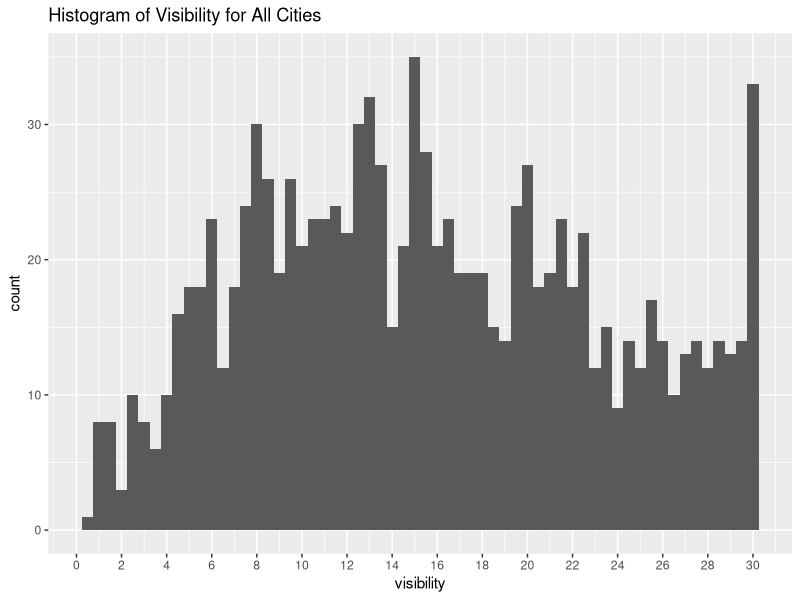
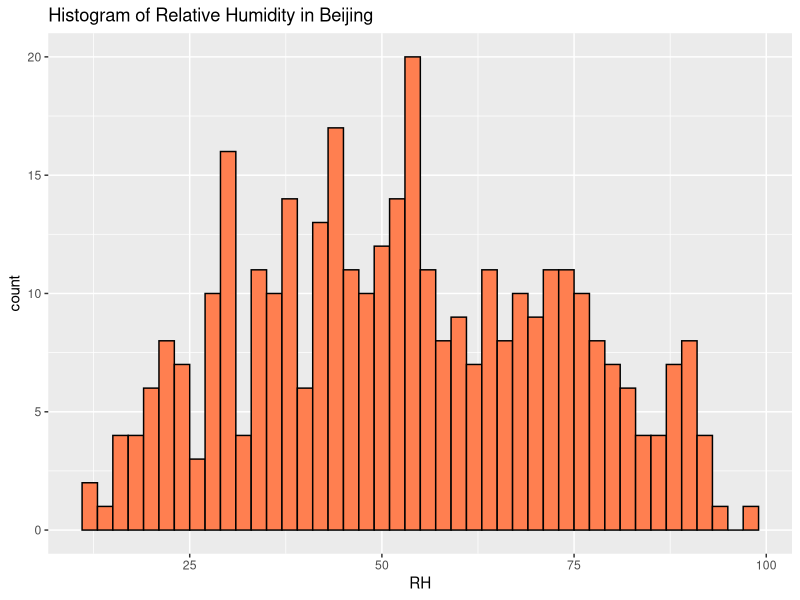
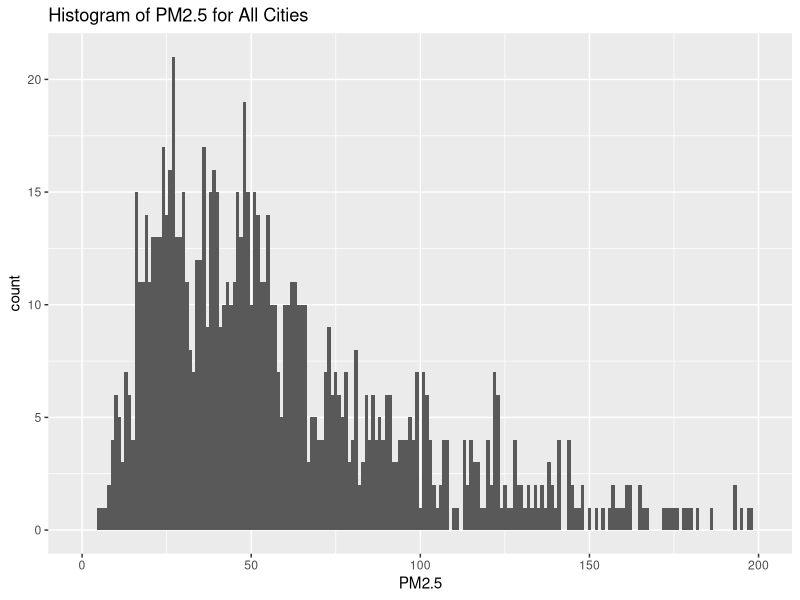
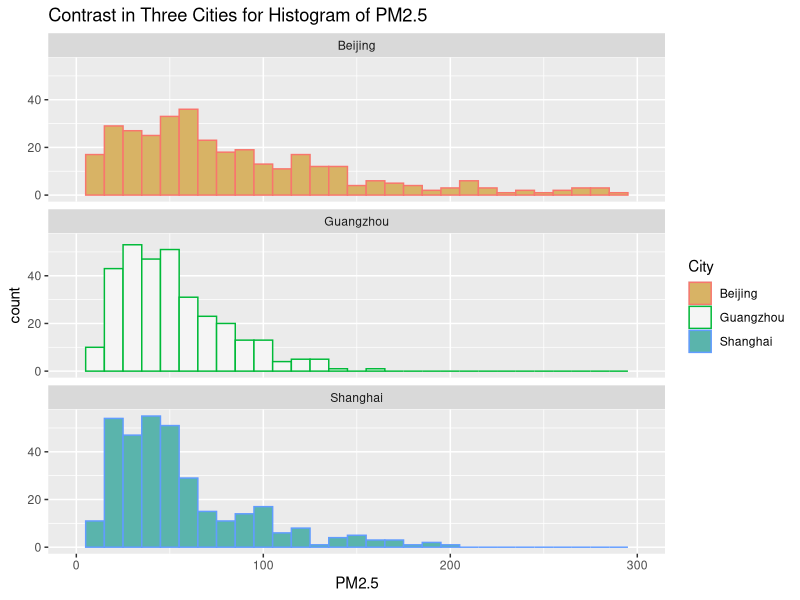
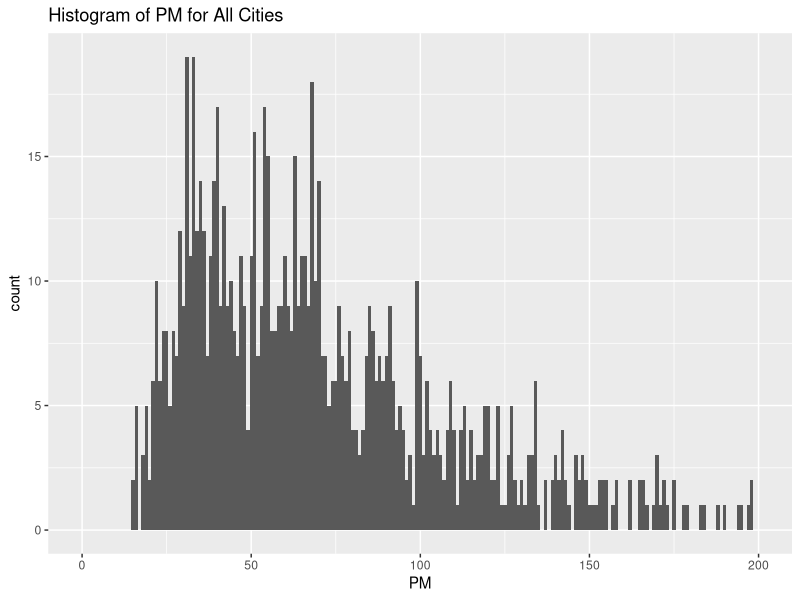
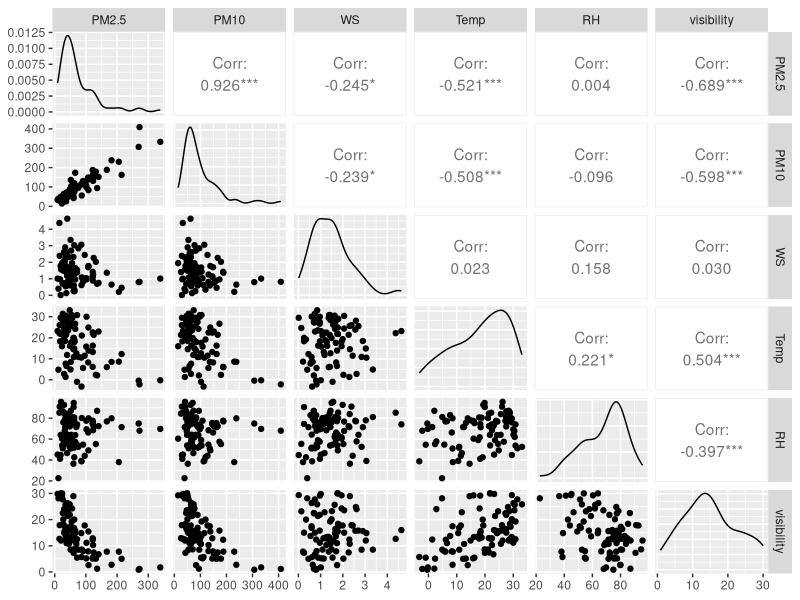
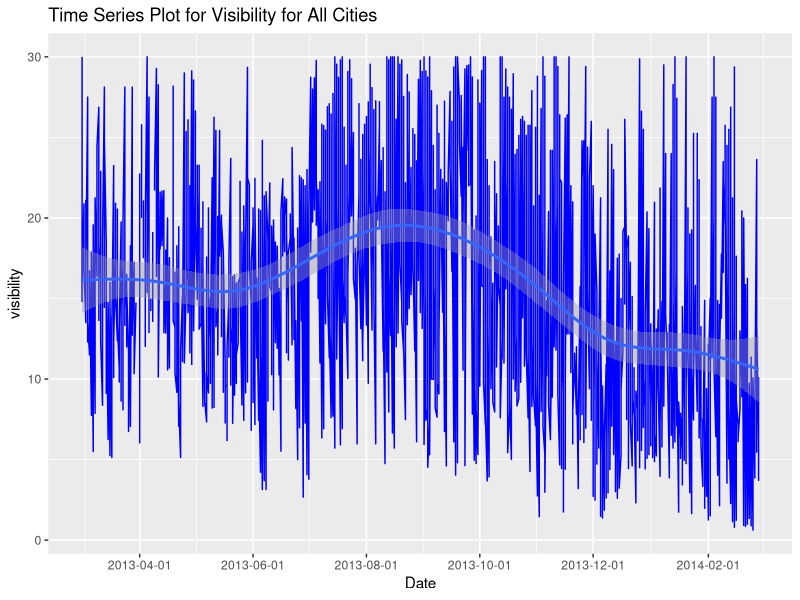
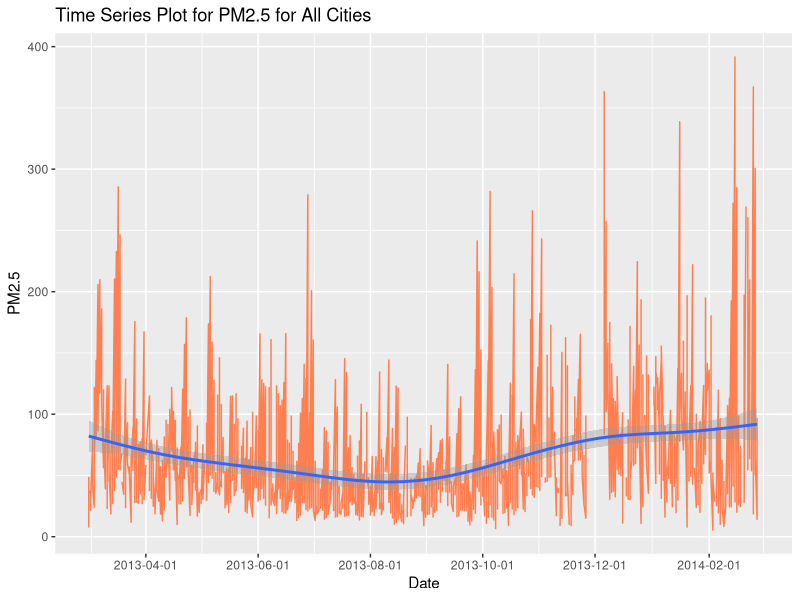

Recreate these plots in R, in order.
## ---- chunk 1
# Load all of the packages that you end up using
# in your analysis in this code chunk.

# Notice that the parameter "echo" was set to FALSE for this code chunk.
# This prevents the code from displaying in the knitted HTML output.
# You should set echo=FALSE for all code chunks in your file.



library(gridExtra)

library(ggplot2)

library(scales)

library(knitr)

library(dplyr)

library(reshape)

library(GGally)
## ---- chunk 2
# Load the Data
getwd()
setwd("/Users/bufan/Documents/udacity/R/EDA_Course_Materials/Project")
bsg <- read.csv('BJ-SH-GZ.csv')
names(bsg)
summary(bsg)
## ---- chunk 3
ggplot(data = bsg, aes(x = visibility)) +
  geom_histogram(binwidth = 0.5) +
  scale_x_continuous(breaks = seq(0, 30, 2)) +
  ggtitle("Histogram of Visibility for All Cities")

summary(bsg$visibility)
## ---- chunk 4
ggplot(data = subset(bsg, City == "Beijing"), aes(x = RH)) +
  geom_histogram(binwidth = 2, fill = "coral", color = "black") +
  ggtitle("Histogram of Relative Humidity in Beijing")
## ---- chunk 5
ggplot(data = bsg, aes(x = PM2.5)) +
  geom_histogram(binwidth = 1) +
  xlim(0, 200) +
  ggtitle("Histogram of PM2.5 for All Cities")
summary(bsg$PM2.5)
## ---- chunk 6
ggplot(data = bsg, aes(x = PM2.5, fill = City, color = City)) +
  xlim(0, 300) +
  geom_histogram(binwidth = 10) +
  ggtitle("Contrast in Three Cities for Histogram of PM2.5") +
  scale_fill_brewer(type = 'div') +
  facet_wrap( ~City, ncol = 1 ) 
## ---- chunk 7
bsg$PM <- (bsg$PM2.5 + bsg$PM10) / 2
ggplot(data = bsg, aes(x = PM)) +
  geom_histogram(binwidth = 1) +
  xlim(0, 200) +
  ggtitle("Histogram of PM for All Cities")
## ---- chunk 8
keyindex <- bsg[, c("PM2.5", "PM10", "WS", "Temp", "RH", "visibility")]
keyindex <- keyindex[complete.cases(keyindex),]

ggpairs(keyindex[sample.int(nrow(keyindex), 90), ])


## ---- chunk 9
bsg$Date <- as.Date(bsg$Date, "%m/%d/%y")
ggplot(bsg, aes(Date, visibility)) +
  geom_line(color = "blue") +
  geom_smooth() +
  scale_x_date(breaks = "2 month") +
  ggtitle("Time Series Plot for Visibility for All Cities")
## ---- chunk 10
bsg$Date <- as.Date(bsg$Date, "%m/%d/%y")
ggplot(bsg, aes(Date, PM2.5)) +
  geom_line(color = "coral") +
  geom_smooth() +
  scale_x_date(breaks = "2 month") +
  ggtitle("Time Series Plot for PM2.5 for All Cities")
## ---- chunk 11
ggplot(data = bsg, aes(PM2.5, visibility)) +
  geom_jitter() +
  ggtitle("Scatterplot for PM2.5 and visibility for All Cities")

with(bsg, cor.test(PM2.5, visibility, method = 'pearson'))
## ---- chunk 12
bsg.nona <- subset(bsg, !is.na(visibility))
bsg.nona$visi_cut <-  cut(bsg.nona$visibility, c(0, 10, 20, 30))
ggplot(data = bsg.nona, aes(visi_cut, PM2.5)) +
  geom_boxplot(size = 1) +
  xlab("Visibility") +
  ggtitle("PM2.5 vs. Visibilty for All Cities")
## ---- chunk 13
ggplot(data = bsg.nona, aes(visi_cut, PM2.5)) +
  geom_boxplot(size = 1) +
  xlab("Visibility") +
  ylab("PM2.5") +
  scale_y_continuous(limits = c(0,200)) +
  ggtitle("PM2.5 vs. Visibilty for All Cities")
## ---- chunk 14
bsg_b <- subset(subset(bsg, !is.na(visibility)), City == "Beijing")
p1 <- ggplot(data = bsg_b, aes(PM10, visibility)) +
  geom_jitter() +
  ylim(0, 30) +
  ggtitle("Visibility vs. PM10 in Beijing")
p2 <- ggplot(data = bsg_b, aes(RH, visibility)) +
  geom_jitter() +
  ggtitle("Visibility vs. Relative Humidity in Beijing")
p3 <- ggplot(data = bsg_b, aes(WS, visibility)) +
  geom_jitter() +
  ggtitle("Visibility vs. Wind Speed in Beijing")
p4 <- ggplot(data = bsg_b, aes(Temp, visibility)) +
  geom_jitter() +
  ggtitle("Visibility vs. Temperature in Beijing")

grid.arrange(p1, p2, p3, p4, ncol = 2)

with(bsg, cor.test(PM10, visibility, method = 'pearson'))
with(bsg, cor.test(RH, visibility, method = 'pearson'))
with(bsg, cor.test(WS, visibility, method = 'pearson'))
with(bsg, cor.test(Temp, visibility, method = 'pearson'))
## ---- chunk 15
ggplot(data = bsg, aes(WS, PM2.5)) +
  geom_jitter() +
  ggtitle("PM2.5 vs. Wind Speed in All Cities")

with(bsg, cor.test(WS, PM2.5, method = 'pearson'))
## ---- chunk 16
bsg.nona <- subset(bsg, !is.na(visibility))

bsg.nona$season <-  cut(bsg.nona$Month, c(0, 3, 6, 9, 12))
season_groups <- group_by(bsg.nona, season, Day)

bsg.season <- summarise(season_groups,
                        mean_visi = mean(visibility))
                           
ggplot(data = bsg.season, aes(x = Day, y = season, fill = mean_visi)) +
  geom_tile() +
  scale_fill_gradient(low = "black", high = "white") +
  ggtitle("Heat Map for Visibility for All Cities")
## ---- chunk 17
bsg$Date <- as.Date(bsg$Date, "%m/%d/%y")
ggplot(bsg, aes(Date, visibility, color = City))+
  geom_line() +
  geom_smooth() +
  facet_wrap( ~ City, ncol = 1) +
  scale_x_date(breaks = "2 month") +
  ggtitle("Time Series Plot for Visibility")
## ---- chunk 18
bsg$Date <- as.Date(bsg$Date, "%m/%d/%y")
ggplot(bsg, aes(Date, PM2.5, color = City))+
  geom_line() +
  geom_smooth() +
  facet_wrap( ~ City, ncol = 1) +
  scale_x_date(breaks = "2 month") +
  ggtitle("Time Series Plot for PM2.5")
## ---- chunk 19
bsg.nona <- subset(bsg, !is.na(visibility))

ggplot(data = bsg.nona, aes(RH, visibility, color = City)) +
  geom_jitter() +
  facet_wrap( ~ City, ncol = 1) + 
  ggtitle("Visibility vs. Relative Humidity")

bsg.bj <- subset(bsg.nona, bsg.nona$City == "Beijing")
bsg.gz <- subset(bsg.nona, bsg.nona$City == "Guangzhou")
bsg.sh <- subset(bsg.nona, bsg.nona$City == "Shanghai")
cor(bsg.bj$RH, bsg.bj$visibility, method = 'pearson')
with(bsg.gz, cor(RH, visibility, method = 'pearson'))
with(bsg.sh, cor(RH, visibility, method = 'pearson'))
## ---- chunk 20
ggplot(data = bsg, aes(WS, PM2.5, color = City)) +
  geom_jitter() +
  facet_wrap( ~ City, ncol = 1) + 
  ggtitle("PM2.5 vs. Wind Speed")
## ---- chunk 21
ggplot(data = bsg, aes(WS, visibility, color = City)) +
  geom_jitter() +
  facet_wrap( ~ City, ncol = 1) + 
  ggtitle("Visibility vs. Wind Speed")

with(bsg.bj, cor(WS, visibility, method = 'pearson'))
with(bsg.gz, cor(WS, visibility, method = 'pearson'))
with(bsg.sh, cor(WS, visibility, method = 'pearson'))
## ---- chunk 22
bsg.nona <- subset(bsg, !is.na(visibility))

bsg.nona$season <-  cut(bsg.nona$Month, c(0, 3, 6, 9, 12))
season_groups <- group_by(bsg.nona, season, Day, City)

bsg.season <- summarise(season_groups,
                        mean_visi = mean(visibility))
                           
ggplot(data = bsg.season, aes(x = Day, y = season, fill = mean_visi)) +
  geom_tile() +
  facet_wrap( ~ City, ncol = 1) +
  scale_fill_gradient(low = "black", high = "white") +
  ggtitle("Heat Map for Visibility for Three Cities")
## ---- chunk 23

bsg$Temp_cut <-  cut(bsg$Temp, c(-10, 0, 20, 40))
p9 <- ggplot(data = subset(bsg, !is.na(Temp)), 
             aes(PM2.5, visibility, color = Temp_cut)) +
  geom_point(size = 1) +
  #xlab("Visibility") +
  ggtitle("PM2.5 vs. Visibilty by Temp")

bsg$Temp_cut <-  cut(bsg$Temp, c(-10, 0, 20, 40))
p10 <- ggplot(data = subset(bsg, !is.na(Temp)), 
              aes(PM2.5, log(visibility), color = Temp_cut)) +
  geom_point(size = 1) +
  facet_wrap(~City) +
  #xlab("Visibility") +
  ggtitle("PM2.5 vs. log(Visibilty) by Temp for Three Cities")

grid.arrange(p9, p10, ncol = 1)
with(bsg, cor.test(PM2.5, visibility, method = 'pearson'))
with(bsg, cor.test(PM2.5, log(visibility), method = 'pearson'))
## ---- chunk 24
bsg.nona$visi_cut <-  cut(bsg.nona$visibility, c(0, 10, 20, 30))
bsg.nona <- bsg.nona[complete.cases(bsg.nona),]

p11 <- ggplot(data = bsg.nona, aes(visi_cut, PM2.5, color = City)) +
  geom_boxplot(size = 0.5) +
  xlab("Visibility") +
  ylab("PM2.5") +
  facet_wrap( ~ City) +
  scale_y_continuous(limits = c(0,200)) +
  ggtitle("PM2.5 vs. Visibilty")

p12 <- ggplot(data = bsg.nona, aes(visi_cut, PM10, color = City)) +
  geom_boxplot(size = 0.5) +
  xlab("Visibility") +
  ylab("PM2.5") +
  facet_wrap( ~ City) +
  scale_y_continuous(limits = c(0,200)) +
  ggtitle("PM10 vs. Visibilty")

p13 <- ggplot(data = bsg.nona, aes(visi_cut, SO2, color = City)) +
  geom_boxplot(size = 0.5) +
  xlab("Visibility") +
  ylab("PM2.5") +
  facet_wrap( ~ City) +
  scale_y_continuous(limits = c(0,25)) +
  ggtitle("SO2 vs. Visibilty")

p14 <- ggplot(data = bsg.nona, aes(visi_cut, NO2, color = City)) +
  geom_boxplot(size = 0.5) +
  xlab("Visibility") +
  ylab("PM2.5") +
  facet_wrap( ~ City) +
  scale_y_continuous(limits = c(0,60)) +
  ggtitle("NO2 vs. Visibilty")

grid.arrange(p11, p12, p13, p14, ncol = 2)
